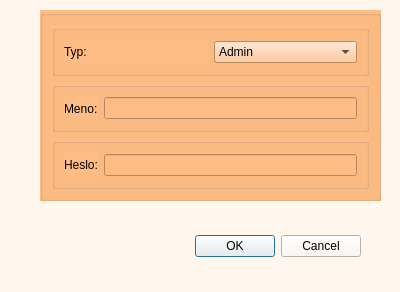
<?xml version="1.0" encoding="UTF-8"?>
<ui version="4.0">
 <class>Prihlasenie</class>
 <widget class="QDialog" name="Prihlasenie">
  <property name="geometry">
   <rect>
    <x>0</x>
    <y>0</y>
    <width>400</width>
    <height>292</height>
   </rect>
  </property>
  <property name="windowTitle">
   <string>Prihlasovanie</string>
  </property>
  <property name="styleSheet">
   <string notr="true">background-color:rgb(255, 247, 238)</string>
  </property>
  <widget class="QDialogButtonBox" name="buttonBox">
   <property name="geometry">
    <rect>
     <x>20</x>
     <y>230</y>
     <width>341</width>
     <height>32</height>
    </rect>
   </property>
   <property name="orientation">
    <enum>Qt::Horizontal</enum>
   </property>
   <property name="standardButtons">
    <set>QDialogButtonBox::Cancel|QDialogButtonBox::Ok</set>
   </property>
  </widget>
  <widget class="QGroupBox" name="groupBox">
   <property name="geometry">
    <rect>
     <x>40</x>
     <y>10</y>
     <width>341</width>
     <height>191</height>
    </rect>
   </property>
   <property name="styleSheet">
    <string notr="true">background-color:rgb(255, 188, 133)</string>
   </property>
   <property name="title">
    <string/>
   </property>
   <property name="flat">
    <bool>false</bool>
   </property>
   <property name="checkable">
    <bool>false</bool>
   </property>
   <layout class="QVBoxLayout" name="verticalLayout">
    <item>
     <widget class="QGroupBox" name="groupBox_4">
      <property name="title">
       <string/>
      </property>
      <layout class="QHBoxLayout" name="horizontalLayout_3">
       <item>
        <widget class="QLabel" name="label_3">
         <property name="text">
          <string>Typ:</string>
         </property>
        </widget>
       </item>
       <item>
        <widget class="QComboBox" name="comboBox">
         <property name="currentText">
          <string>Admin</string>
         </property>
         <property name="currentIndex">
          <number>0</number>
         </property>
         <item>
          <property name="text">
           <string>Admin</string>
          </property>
         </item>
         <item>
          <property name="text">
           <string>Firma</string>
          </property>
         </item>
         <item>
          <property name="text">
           <string>Fyzická osoba</string>
          </property>
         </item>
         <item>
          <property name="text">
           <string>Zamestnanec</string>
          </property>
         </item>
        </widget>
       </item>
      </layout>
     </widget>
    </item>
    <item>
     <widget class="QGroupBox" name="groupBox_2">
      <property name="title">
       <string/>
      </property>
      <layout class="QHBoxLayout" name="horizontalLayout">
       <item>
        <widget class="QLabel" name="label">
         <property name="text">
          <string>Meno:</string>
         </property>
        </widget>
       </item>
       <item>
        <widget class="QLineEdit" name="lineEdit"/>
       </item>
      </layout>
     </widget>
    </item>
    <item>
     <widget class="QGroupBox" name="groupBox_3">
      <property name="title">
       <string/>
      </property>
      <layout class="QHBoxLayout" name="horizontalLayout_2">
       <item>
        <widget class="QLabel" name="label_2">
         <property name="text">
          <string>Heslo:</string>
         </property>
        </widget>
       </item>
       <item>
        <widget class="QLineEdit" name="lineEdit_2"/>
       </item>
      </layout>
     </widget>
    </item>
   </layout>
  </widget>
 </widget>
 <resources/>
 <connections>
  <connection>
   <sender>buttonBox</sender>
   <signal>rejected()</signal>
   <receiver>Prihlasenie</receiver>
   <slot>reject()</slot>
   <hints>
    <hint type="sourcelabel">
     <x>316</x>
     <y>260</y>
    </hint>
    <hint type="destinationlabel">
     <x>286</x>
     <y>274</y>
    </hint>
   </hints>
  </connection>
  <connection>
   <sender>buttonBox</sender>
   <signal>accepted()</signal>
   <receiver>Prihlasenie</receiver>
   <slot>accept()</slot>
   <hints>
    <hint type="sourcelabel">
     <x>248</x>
     <y>254</y>
    </hint>
    <hint type="destinationlabel">
     <x>157</x>
     <y>274</y>
    </hint>
   </hints>
  </connection>
 </connections>
</ui>
